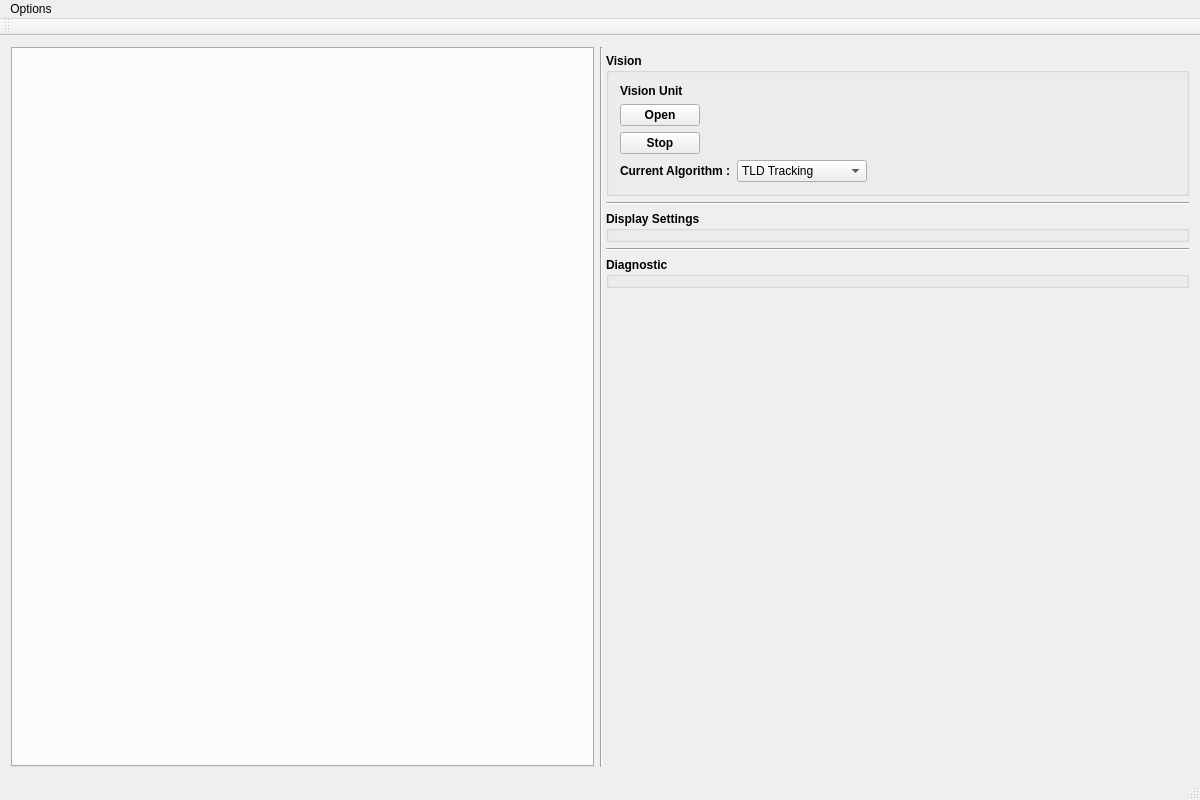
<?xml version="1.0" encoding="UTF-8"?>
<ui version="4.0">
 <class>MainWindow</class>
 <widget class="QMainWindow" name="MainWindow">
  <property name="geometry">
   <rect>
    <x>0</x>
    <y>0</y>
    <width>1200</width>
    <height>800</height>
   </rect>
  </property>
  <property name="sizePolicy">
   <sizepolicy hsizetype="Expanding" vsizetype="Expanding">
    <horstretch>0</horstretch>
    <verstretch>0</verstretch>
   </sizepolicy>
  </property>
  <property name="windowTitle">
   <string>MultiCV - Computer Vision</string>
  </property>
  <property name="windowIcon">
   <iconset resource="../Images.qrc">
    <normaloff>:/hal</normaloff>:/hal</iconset>
  </property>
  <widget class="QWidget" name="centralWidget">
   <layout class="QGridLayout" name="gridLayout">
    <item row="0" column="1" rowspan="2" colspan="2">
     <widget class="Line" name="line_3">
      <property name="orientation">
       <enum>Qt::Vertical</enum>
      </property>
     </widget>
    </item>
    <item row="1" column="2">
     <layout class="QVBoxLayout" name="rightControlsVerticalLayout">
      <property name="sizeConstraint">
       <enum>QLayout::SetMinimumSize</enum>
      </property>
      <item>
       <widget class="QGroupBox" name="visionVerticalLayout">
        <property name="sizePolicy">
         <sizepolicy hsizetype="Expanding" vsizetype="Fixed">
          <horstretch>0</horstretch>
          <verstretch>0</verstretch>
         </sizepolicy>
        </property>
        <property name="font">
         <font>
          <weight>75</weight>
          <bold>true</bold>
         </font>
        </property>
        <property name="title">
         <string>Vision</string>
        </property>
        <layout class="QVBoxLayout" name="verticalLayout_2">
         <item>
          <layout class="QHBoxLayout" name="horizontalLayout_2">
           <item>
            <layout class="QVBoxLayout" name="streamVerticalLayout">
             <property name="sizeConstraint">
              <enum>QLayout::SetMaximumSize</enum>
             </property>
             <property name="rightMargin">
              <number>0</number>
             </property>
             <item>
              <widget class="QLabel" name="streamLabel">
               <property name="sizePolicy">
                <sizepolicy hsizetype="Fixed" vsizetype="Preferred">
                 <horstretch>0</horstretch>
                 <verstretch>0</verstretch>
                </sizepolicy>
               </property>
               <property name="minimumSize">
                <size>
                 <width>80</width>
                 <height>0</height>
                </size>
               </property>
               <property name="maximumSize">
                <size>
                 <width>60</width>
                 <height>16777215</height>
                </size>
               </property>
               <property name="font">
                <font>
                 <weight>75</weight>
                 <bold>true</bold>
                </font>
               </property>
               <property name="text">
                <string>Vision Unit</string>
               </property>
              </widget>
             </item>
             <item>
              <widget class="QPushButton" name="startStreamPushButton">
               <property name="sizePolicy">
                <sizepolicy hsizetype="Preferred" vsizetype="Fixed">
                 <horstretch>0</horstretch>
                 <verstretch>0</verstretch>
                </sizepolicy>
               </property>
               <property name="text">
                <string>Open</string>
               </property>
              </widget>
             </item>
             <item>
              <widget class="QPushButton" name="closeStreamPushButton">
               <property name="sizePolicy">
                <sizepolicy hsizetype="Preferred" vsizetype="Fixed">
                 <horstretch>0</horstretch>
                 <verstretch>0</verstretch>
                </sizepolicy>
               </property>
               <property name="text">
                <string>Stop</string>
               </property>
              </widget>
             </item>
            </layout>
           </item>
           <item>
            <spacer name="horizontalSpacer_3">
             <property name="orientation">
              <enum>Qt::Horizontal</enum>
             </property>
             <property name="sizeHint" stdset="0">
              <size>
               <width>40</width>
               <height>20</height>
              </size>
             </property>
            </spacer>
           </item>
          </layout>
         </item>
         <item>
          <layout class="QHBoxLayout" name="horizontalLayout_3">
           <item>
            <widget class="QLabel" name="algoLabel">
             <property name="font">
              <font>
               <weight>75</weight>
               <bold>true</bold>
              </font>
             </property>
             <property name="text">
              <string>Current Algorithm :</string>
             </property>
            </widget>
           </item>
           <item>
            <widget class="QComboBox" name="algoComboBox">
             <property name="font">
              <font>
               <weight>50</weight>
               <bold>false</bold>
              </font>
             </property>
             <item>
              <property name="text">
               <string>TLD Tracking</string>
              </property>
             </item>
             <item>
              <property name="text">
               <string>MOG Tracking</string>
              </property>
             </item>
             <item>
              <property name="text">
               <string>MOGTLD Tracking</string>
              </property>
             </item>
            </widget>
           </item>
           <item>
            <spacer name="horizontalSpacer">
             <property name="orientation">
              <enum>Qt::Horizontal</enum>
             </property>
             <property name="sizeHint" stdset="0">
              <size>
               <width>40</width>
               <height>20</height>
              </size>
             </property>
            </spacer>
           </item>
          </layout>
         </item>
         <item>
          <layout class="QVBoxLayout" name="visionSettingsVerticalLayout"/>
         </item>
        </layout>
       </widget>
      </item>
      <item>
       <widget class="Line" name="line">
        <property name="orientation">
         <enum>Qt::Horizontal</enum>
        </property>
       </widget>
      </item>
      <item>
       <widget class="QGroupBox" name="groupBox">
        <property name="font">
         <font>
          <weight>75</weight>
          <bold>true</bold>
         </font>
        </property>
        <property name="title">
         <string>Display Settings</string>
        </property>
       </widget>
      </item>
      <item>
       <widget class="Line" name="line_2">
        <property name="orientation">
         <enum>Qt::Horizontal</enum>
        </property>
       </widget>
      </item>
      <item>
       <widget class="QGroupBox" name="groupBox_2">
        <property name="font">
         <font>
          <weight>75</weight>
          <bold>true</bold>
         </font>
        </property>
        <property name="title">
         <string>Diagnostic</string>
        </property>
       </widget>
      </item>
      <item>
       <spacer name="verticalSpacer">
        <property name="orientation">
         <enum>Qt::Vertical</enum>
        </property>
        <property name="sizeHint" stdset="0">
         <size>
          <width>20</width>
          <height>40</height>
         </size>
        </property>
       </spacer>
      </item>
     </layout>
    </item>
    <item row="0" column="0" rowspan="2">
     <widget class="QTabWidget" name="tabWidget">
      <property name="enabled">
       <bool>true</bool>
      </property>
      <property name="sizePolicy">
       <sizepolicy hsizetype="Expanding" vsizetype="Expanding">
        <horstretch>0</horstretch>
        <verstretch>0</verstretch>
       </sizepolicy>
      </property>
      <property name="minimumSize">
       <size>
        <width>0</width>
        <height>0</height>
       </size>
      </property>
      <property name="currentIndex">
       <number>-1</number>
      </property>
     </widget>
    </item>
   </layout>
  </widget>
  <widget class="QToolBar" name="mainToolBar">
   <property name="sizePolicy">
    <sizepolicy hsizetype="Expanding" vsizetype="Expanding">
     <horstretch>0</horstretch>
     <verstretch>0</verstretch>
    </sizepolicy>
   </property>
   <property name="minimumSize">
    <size>
     <width>700</width>
     <height>0</height>
    </size>
   </property>
   <attribute name="toolBarArea">
    <enum>TopToolBarArea</enum>
   </attribute>
   <attribute name="toolBarBreak">
    <bool>false</bool>
   </attribute>
  </widget>
  <widget class="QStatusBar" name="statusBar"/>
  <widget class="QMenuBar" name="menuBar">
   <property name="geometry">
    <rect>
     <x>0</x>
     <y>0</y>
     <width>1200</width>
     <height>21</height>
    </rect>
   </property>
   <widget class="QMenu" name="menuOptions">
    <property name="title">
     <string>Options</string>
    </property>
    <addaction name="actionCalibration"/>
   </widget>
   <addaction name="menuOptions"/>
  </widget>
  <action name="actionCalibration">
   <property name="text">
    <string>Calibration</string>
   </property>
  </action>
 </widget>
 <layoutdefault spacing="6" margin="11"/>
 <resources>
  <include location="../Images.qrc"/>
 </resources>
 <connections/>
</ui>
